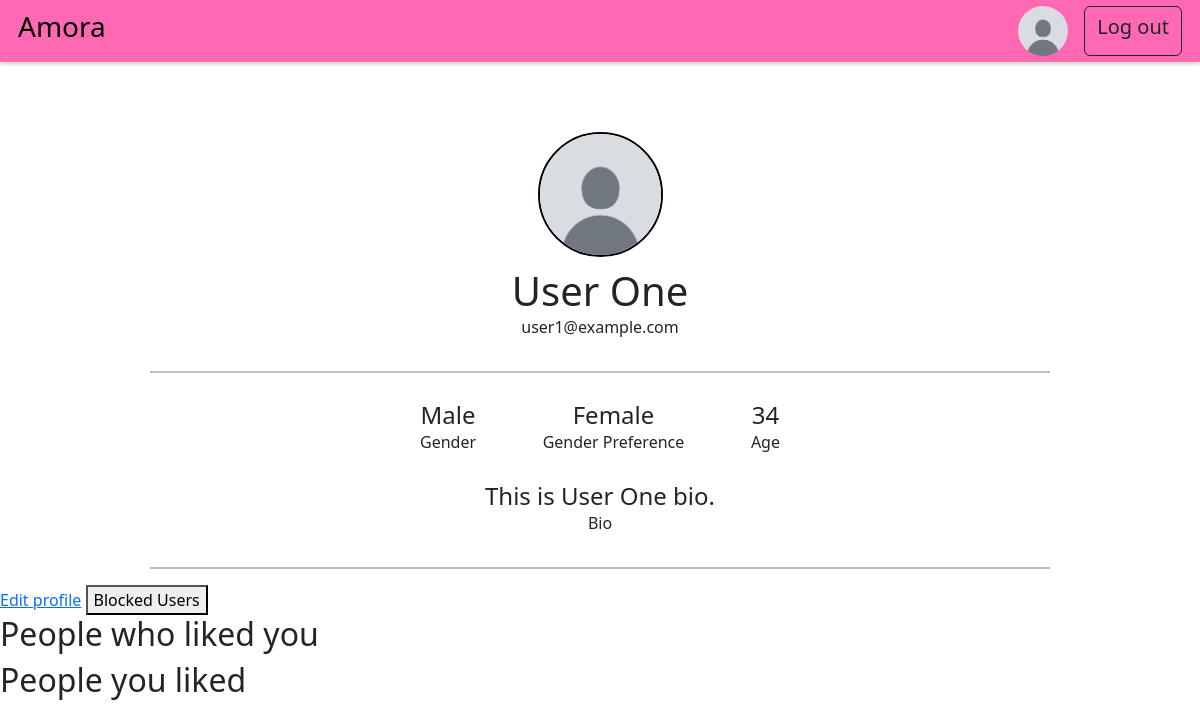
The page /profile/1 (signed in) on the database as committed earlier.
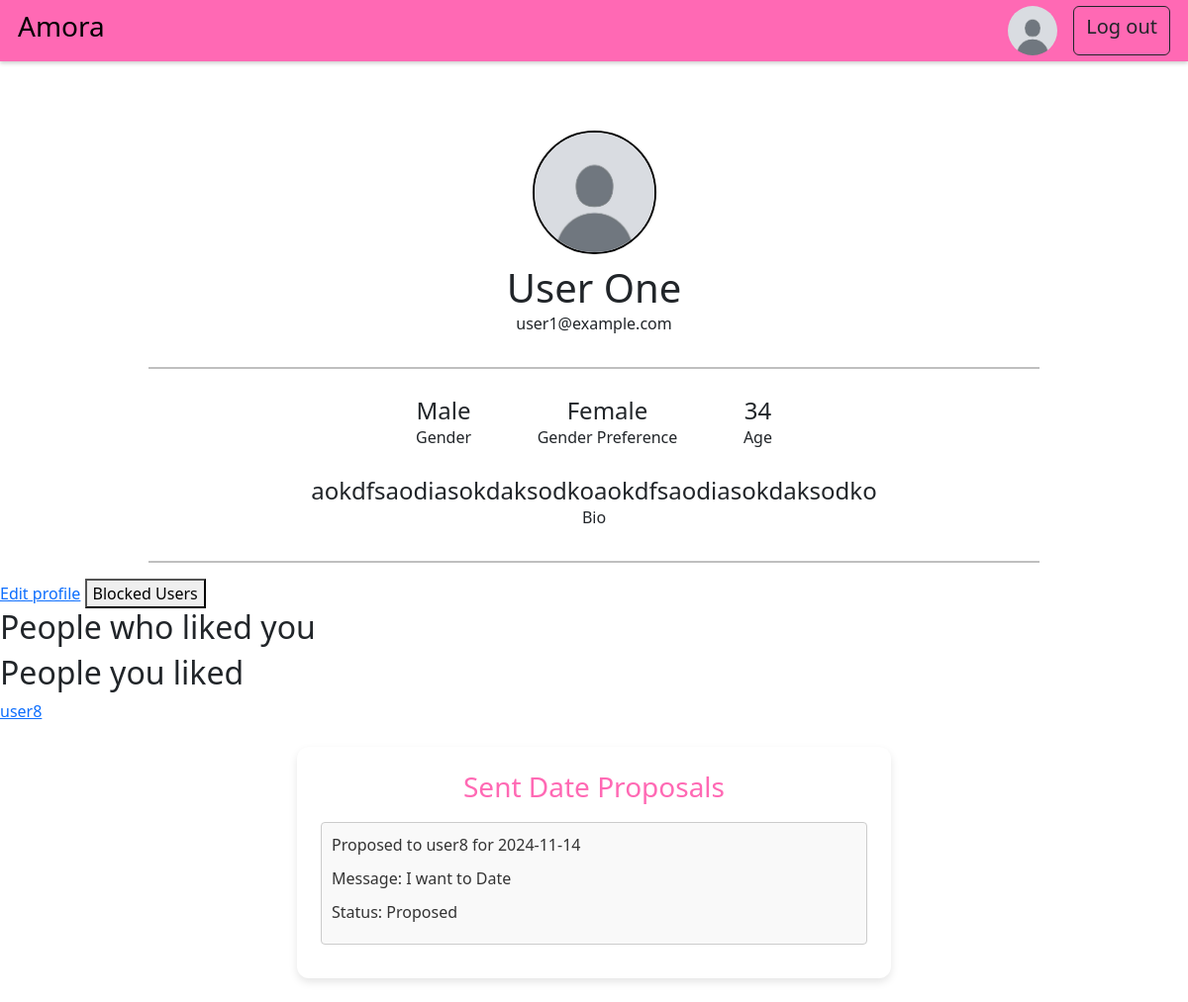
The same page on the database as committed later.
### DatingApp/model.py (models this page shows)
class Profile(db.Model):
    id: Mapped[int] = mapped_column(primary_key=True)
    user_id: Mapped[int] = mapped_column(ForeignKey("user.id"), unique=True)
    user: Mapped["User"] = relationship(
        back_populates="profile",
        single_parent=True,
    )
    fullname: Mapped[str] = mapped_column(String(128))
    bio: Mapped[Optional[str]] = mapped_column(Text)
    birth_year: Mapped[Optional[int]] = mapped_column(Integer)
    age_minimum: Mapped[Optional[int]] = mapped_column(Integer)
    age_maximum: Mapped[Optional[int]] = mapped_column(Integer)
    gender: Mapped[Optional[str]] = mapped_column(String(16))
    genderPreference: Mapped[Optional[str]] = mapped_column(String(16))
    photo_id: Mapped[Optional[int]] = mapped_column(ForeignKey("photo.id"))
    photo: Mapped[Optional["Photo"]] = relationship(back_populates="profile")

class User(flask_login.UserMixin, db.Model):
    id: Mapped[int] = mapped_column(primary_key=True)
    email: Mapped[str] = mapped_column(String(128), unique=True)
    username: Mapped[str] = mapped_column(String(64))
    password: Mapped[str] = mapped_column(String(256))
    profile: Mapped["Profile"] = relationship(back_populates="user")
    liking: Mapped[List["User"]] = relationship(
        secondary=LikingAssociation.__table__,
        primaryjoin=LikingAssociation.liker_id == id,
        secondaryjoin=LikingAssociation.liked_id == id,
        back_populates="likers",
    )
    likers: Mapped[List["User"]] = relationship(
        secondary=LikingAssociation.__table__,
        primaryjoin=LikingAssociation.liked_id == id,
        secondaryjoin=LikingAssociation.liker_id == id,
        back_populates="liking",
    )
    blocking: Mapped[List["User"]] = relationship(
        secondary=BlockingAssociation.__table__,
        primaryjoin=BlockingAssociation.blocker_id == id,
        secondaryjoin=BlockingAssociation.blocked_id == id,
        back_populates="blockers",
    )
    blockers: Mapped[List["User"]] = relationship(
        secondary=BlockingAssociation.__table__,
        primaryjoin=BlockingAssociation.blocked_id == id,
        secondaryjoin=BlockingAssociation.blocker_id == id,
        back_populates="blocking",
    )
    sent_proposals: Mapped[List["DateProposal"]] = relationship(
        back_populates="proposer", foreign_keys="DateProposal.proposer_id"
    )
    received_proposals: Mapped[List["DateProposal"]] = relationship(
        back_populates="recipient", foreign_keys="DateProposal.recipient_id"
    )

class DateProposal(db.Model):
    id: Mapped[int] = mapped_column(primary_key=True)
    proposer_id: Mapped[int] = mapped_column(ForeignKey("user.id"))
    proposer: Mapped["User"] = relationship(
        foreign_keys=[proposer_id], back_populates="sent_proposals"
    )
    recipient_id: Mapped[int] = mapped_column(ForeignKey("user.id"))
    recipient: Mapped["User"] = relationship(
        foreign_keys=[recipient_id], back_populates="received_proposals"
    )
    created_time: Mapped[datetime.datetime] = mapped_column(DateTime(timezone=True))
    response_time: Mapped[datetime.datetime] = mapped_column(DateTime(timezone=True), nullable=True)
    proposed_day: Mapped[datetime.datetime] = mapped_column(DateTime(timezone=True))
    status: Mapped[ProposalStatus] = mapped_column(String(16))
    message: Mapped[Optional[str]] = mapped_column(Text, nullable=True)

### DatingApp/main.py (the view)
@bp.route("/profile/<int:user_id>")
@flask_login.login_required
def profile(user_id):
    curUser = flask_login.current_user
    user = db.session.get(model.User, user_id)
    if curUser.id == user.id:
        like_button = None
    elif user in curUser.liking:
        like_button = "unlike"
    else:
        like_button = "like"
    if curUser.id == user.id:
        block_button = None
    elif user in curUser.blocking:
        block_button = "unblock"
    else:
        block_button = "block"
    received_proposals = (
        DateProposal.query.filter_by(recipient_id=user.id, status=model.ProposalStatus.proposed.value).all()
        if curUser.id == user.id else []
    )
    sent_proposals = DateProposal.query.filter_by(proposer_id=curUser.id).all()
    set_dates = DateProposal.query.filter(
        db.or_(
            DateProposal.recipient_id == user.id,
            DateProposal.proposer_id == user.id
        ),
        DateProposal.status == model.ProposalStatus.accepted.value
    ).all()
    current_year = datetime.now().year
    return render_template("main/profile.html", user=user, curUser=curUser, like_button=like_button, block_button=block_button,
                           current_year=current_year, received_proposals=received_proposals,
                           sent_proposals=sent_proposals, set_dates=set_dates)

### DatingApp/__init__.py (called while the page is built)
def create_app(test_config=None):
    app = Flask(__name__)
    app.config["SECRET_KEY"] = "93220d9b340cf9a6c39bac99cce7daf220167498f91fa"
    app.config["SQLALCHEMY_DATABASE_URI"] = "sqlite:///DatingApp.db"
    login_manager = LoginManager()
    login_manager.login_view = 'auth.login'
    login_manager.init_app(app)
    from . import model
    @login_manager.user_loader
    def load_user(user_id):
        return db.session.get(model.User, int(user_id))
    db.init_app(app)
    from . import main
    from . import auth
    app.register_blueprint(main.bp)
    app.register_blueprint(auth.bp)
    return app

### DatingApp/templates/main/profile.html (shortened to what this page needs)
{% extends 'base.html' %}
{% block content %}
<div class="profileContainer">
    <div class="pfp">
        {% if user.profile.photo %}
            <img src="{{ url_for('static', filename='photos/photo-' ~ user.profile.photo.id ~ '.' ~ user.profile.photo.file_extension) }}" alt="Profile photo">
        {% else %}
            <img src="{{ url_for('static', filename='photos/defaultPfp.jpg') }}" alt="Default profile photo">
        {% endif %}
    </div>
    <h1 style="margin-bottom: 0px">{{user.profile.fullname}}</h1>
    <p style="margin-top: 0px">{{user.email}}</p>
    <hr style="border: 1px solid; color: black; width: 75%;">
    <div class="profileElements">
        <div>
            <div style="display: flex; flex-direction: column">
                <h4 style="margin-bottom: 0; text-align: center">
                    {%if user.profile.gender== "male" %} Male
                    {%else%} Female
                    {%endif%}
                </h4>
                <p>Gender</p>
            </div>
        </div>
        <div>
            <h4 style="margin-bottom: 0; text-align: center">
                {%if user.profile.genderPreference== "male" %} Male
                    {%else%} Female
                    {%endif%}
            </h4>
            <p>
                Gender Preference
            </p>
        </div>
        <div>
            <h4 style="margin-bottom: 0; text-align: center">{{ current_year - user.profile.birth_year }}</h4>
            <p>
                Age
            </p>
        </div>
    </div>
    <div style="display: flex; flex-direction: column; width: 75%">
        <h4 style="margin-bottom: 0; word-break: break-word; text-align: center">{{user.profile.bio}}</h4>
        <p style="text-align: center">Bio</p>
    </div>
    <hr style="border: 1px solid black; width: 75%;">
</div>
{% if user.id == current_user.id %}
    <a href="{{ url_for('main.editProfile') }}" class="button">Edit profile</a>
    <button id="blockedBtn">Blocked Users</button>
    <div>
        <h2>People who liked you</h2>
    </div>
    <div>
        <h2>People you liked</h2>
        {% for liker in user.liking%}
            <a href="{{ url_for('main.profile', user_id=liker.id) }}">
                <div>{{liker.username}}</div>
            </a>
        {% endfor %}
    </div>
{% endif %}
{% if user.id == current_user.id and sent_proposals %}
    <div class = "sent-proposals">
        <h3>Sent Date Proposals</h3>
        {% for proposal in sent_proposals %}
            <div class="proposal">
                <p>Proposed to {{ proposal.recipient.username }} for {{ proposal.proposed_day.strftime('%Y-%m-%d') }}</p>
                <p>Message: {{proposal.message}}</p>
                <p>Status:
                {% if proposal.status == '0' %}
                    Proposed
                {% elif proposal.status == '1' %}
                    Accepted
                {% elif proposal.status == '2' %}
                    Rejected
                {% elif proposal.status == '3' %}
                    Proposed
                {% elif proposal.status == '4' %}
                    Reschedule Requested
                {% endif %}
                </p>
            </div>
        {% endfor %}
    </div>
{% endif %}
{% endblock %}

### DatingApp/templates/base.html (shortened to what this page needs)
<!DOCTYPE html>
<html>
    <head>
        <link rel="stylesheet"
              href="{{ url_for('static', filename='DatingApp.css') }}">
        <link href="https://cdn.jsdelivr.net/npm/bootstrap@5.3.3/dist/css/bootstrap.min.css" rel="stylesheet">
    </head>
    <body>
        <header>
            {% if current_user.is_authenticated: %}
            <div class="appHeader">
                    <button type="button" onclick="window.location.href='{{ url_for('main.index') }}'" style="background: none; border: none; padding: 0; font-size: inherit; cursor: pointer;">
                        <h3>Amora</h3>
                    </button>
                    <div style="display: flex">
                        <a href="{{ url_for('main.profile', user_id=current_user.id)}}">
                            <div class="me-2">
                                {% if current_user.profile.photo %}
                                    <img src="{{ url_for('static', filename='photos/photo-' ~ current_user.profile.photo.id ~ '.' ~ current_user.profile.photo.file_extension) }}" alt="Profile photo" class="pfpSmall">
                                {% else %}
                                    <img src="{{ url_for('static', filename='photos/defaultPfp.jpg') }}" alt="Default profile photo" class="pfpSmall">
                                {% endif %}
                            </div>
                        </a>
                        <button class="btn btn-outline-dark ms-2" type="button" onclick="window.location.href='{{ url_for('auth.logout') }}'">
                            <h5>Log out</h5>
                        </button>
                    </div>
            </div>
            {% endif %}
        </header>
        <section class="content">
            {% block content %}{% endblock %}
        </section>
    </body>
</html>

### DatingApp/static/DatingApp.css (style rules this page uses)
body { background: #f2f3f5; }
.appHeader { display: flex; flex-direction: row; justify-content: space-between; align-items: center; background-color: #ff69b4; box-shadow: 0 2px 4px 0 rgba(0,0,0,0.2); padding: 0.5% 1.5%; }
.profileContainer { display: flex; align-items: center; flex-direction: column; margin-top: 5%; }
.profileElements { display: flex; flex-direction: row; justify-content: space-between; width: 30%; margin: 1% 1%; }
.pfp { display: flex; justify-content: center; align-items: center; margin: 10px; width: 125px; height: 125px; }
.pfp img { border-radius: 50%; width: 100%; height: 100%; object-fit: cover; border: 2px solid #000; }
.pfpSmall { width: 50px; height: 50px; border-radius: 50%; }
.proposal { display: flex; flex-direction: column; margin: 10px 0; padding: 10px; border: 1px solid #ccc; border-radius: 4px; background-color: #f9f9f9; }
.proposal p { margin: 0 0 10px 0; color: #333; }
.sent-proposals { display: flex; flex-direction: column; width: 50%; margin: 2% auto; padding: 2%; background-color: white; border-radius: 12px; box-shadow: 0 4px 8px rgba(0, 0, 0, 0.1); }
.sent-proposals h3 { color: #ff69b4; text-align: center; }
.sent-proposals .proposal { display: flex; }

Rows that differ between the two databases and show on the page:
changed Profile "User One": profile.bio "This is User One bio." → "aokdfsaodiasokdaksodkoaokdfsaodiasokdaksodko"
now on this page (row unchanged): User: username "user8"
added DateProposal: recipient.username "user8", proposed_day "2024-11-14", message "I want to Date", status "Proposed"
Other text that changed with them:
text now shown: "Sent Date Proposals"
